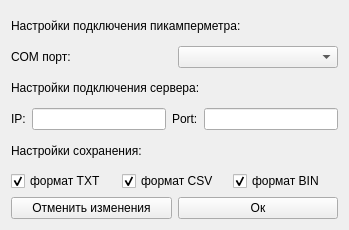
<?xml version="1.0" encoding="UTF-8"?>
<ui version="4.0">
 <class>connect_PS</class>
 <widget class="QWidget" name="connect_PS">
  <property name="geometry">
   <rect>
    <x>0</x>
    <y>0</y>
    <width>349</width>
    <height>230</height>
   </rect>
  </property>
  <property name="windowTitle">
   <string>Настройки</string>
  </property>
  <layout class="QVBoxLayout" name="verticalLayout_2">
   <item>
    <layout class="QVBoxLayout" name="verticalLayout">
     <item>
      <widget class="QLabel" name="label_3">
       <property name="text">
        <string>Настройки подключения пикамперметра:</string>
       </property>
      </widget>
     </item>
     <item>
      <layout class="QHBoxLayout" name="horizontalLayout">
       <property name="sizeConstraint">
        <enum>QLayout::SetMaximumSize</enum>
       </property>
       <item>
        <widget class="QLabel" name="label_6">
         <property name="text">
          <string>COM порт:</string>
         </property>
        </widget>
       </item>
       <item>
        <widget class="QComboBox" name="cmbPort"/>
       </item>
      </layout>
     </item>
     <item>
      <widget class="QLabel" name="label_4">
       <property name="text">
        <string>Настройки подключения сервера:</string>
       </property>
      </widget>
     </item>
     <item>
      <layout class="QHBoxLayout" name="horizontalLayout_2">
       <item>
        <widget class="QLabel" name="label_2">
         <property name="text">
          <string>IP:</string>
         </property>
        </widget>
       </item>
       <item>
        <widget class="QLineEdit" name="lineEdit_IP_adress"/>
       </item>
       <item>
        <widget class="QLabel" name="label">
         <property name="text">
          <string>Port:</string>
         </property>
        </widget>
       </item>
       <item>
        <widget class="QLineEdit" name="lineEdit_port"/>
       </item>
      </layout>
     </item>
     <item>
      <widget class="QLabel" name="label_5">
       <property name="text">
        <string>Настройки сохранения:</string>
       </property>
      </widget>
     </item>
     <item>
      <layout class="QHBoxLayout" name="horizontalLayout_3">
       <item>
        <widget class="QCheckBox" name="checkBox_TXT">
         <property name="text">
          <string>формат TXT</string>
         </property>
         <property name="checked">
          <bool>true</bool>
         </property>
        </widget>
       </item>
       <item>
        <widget class="QCheckBox" name="checkBox_CSV">
         <property name="text">
          <string>формат CSV</string>
         </property>
         <property name="checked">
          <bool>true</bool>
         </property>
        </widget>
       </item>
       <item>
        <widget class="QCheckBox" name="checkBox_BIN">
         <property name="text">
          <string>формат BIN</string>
         </property>
         <property name="checked">
          <bool>true</bool>
         </property>
        </widget>
       </item>
      </layout>
     </item>
     <item>
      <layout class="QHBoxLayout" name="horizontalLayout_4">
       <item>
        <widget class="QPushButton" name="pushButton_Close_window">
         <property name="text">
          <string>Отменить изменения</string>
         </property>
        </widget>
       </item>
       <item>
        <widget class="QPushButton" name="pushButton_Connect">
         <property name="text">
          <string>Ок</string>
         </property>
        </widget>
       </item>
      </layout>
     </item>
    </layout>
   </item>
  </layout>
 </widget>
 <resources/>
 <connections/>
</ui>
